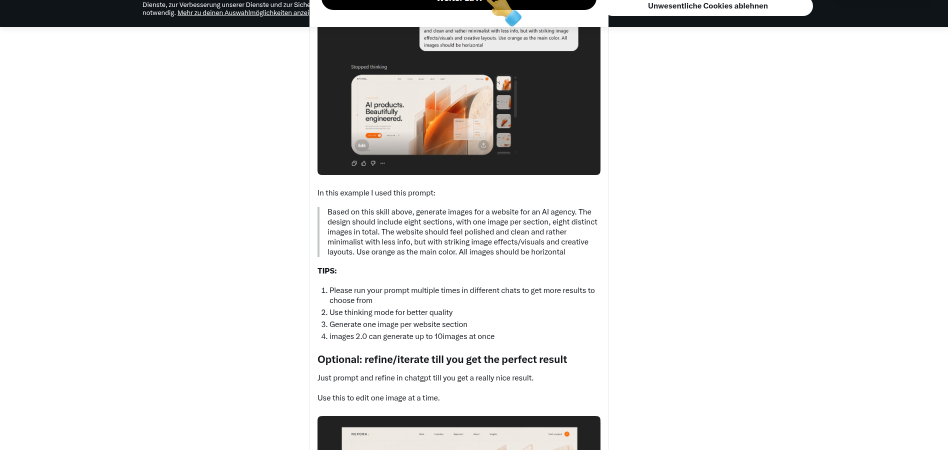
#> input picture skills/eigene/web/assets/creator-evidence/leon-image-to-code/bild02-imagegen-prompt-und-ergebnis.png, 1896 x 900 px (shown at 1/2 size)
$ python extract_palette.py ../../eigene/web/assets/creator-evidence/leon-image-to-code/bild02-imagegen-prompt-und-ergebnis.png
#> lines starting #> are read from the running program, lines starting #| are printed output that depends on the picture
#> in main, img is the input picture: PIL image 1896x900 RGB; mean R, G, B 225.5, 225, 224.6
#| # Palette: ../../eigene/web/assets/creator-evidence/leon-image-to-code/bild02-imagegen-prompt-und-ergebnis.png (1896x900px)
#!/usr/bin/env python3
"""
extract_palette.py — Extract the dominant color palette from any image
(screenshot, mockup, photo) and report each color as HEX, RGB and OKLCH.

Part of the ui-design-mastery skill (Mode A — AUTOPSY).
Standard library + Pillow only.

Usage:
    python3 extract_palette.py <image> [--top 8] [--regions] [--size 200]

Method:
    1. Downscale the image (median-cut quantization is resolution-independent
       enough at ~200px and 100x faster).
    2. Median-cut quantize to N colors via PIL, rank by pixel share.
    3. Convert sRGB -> OKLCH (Ottosson matrices) for design-token output.
    4. --regions additionally averages a 3x3 grid so you can map WHERE colors
       live (hero vs. section vs. footer), not just THAT they exist.
"""

import argparse
import sys

from PIL import Image


# ---------------------------------------------------------------------------
# Color conversion: sRGB -> OKLCH (Björn Ottosson's OKLab, polar form)
# ---------------------------------------------------------------------------

def _srgb_channel_to_linear(c: float) -> float:
    """Inverse sRGB companding for one channel in 0..1."""
    return c / 12.92 if c <= 0.04045 else ((c + 0.055) / 1.055) ** 2.4


def srgb_to_oklch(r: int, g: int, b: int) -> tuple[float, float, float]:
    """Convert 8-bit sRGB to OKLCH. Returns (L 0..1, C >=0, H degrees 0..360)."""
    import math

    rl = _srgb_channel_to_linear(r / 255.0)
    gl = _srgb_channel_to_linear(g / 255.0)
    bl = _srgb_channel_to_linear(b / 255.0)

    # linear sRGB -> LMS (cube-rooted), OKLab matrices
    l_ = 0.4122214708 * rl + 0.5363325363 * gl + 0.0514459929 * bl
    m_ = 0.2119034982 * rl + 0.6806995451 * gl + 0.1073969566 * bl
    s_ = 0.0883024619 * rl + 0.2817188376 * gl + 0.6299787005 * bl

    l_c = math.copysign(abs(l_) ** (1 / 3), l_)
    m_c = math.copysign(abs(m_) ** (1 / 3), m_)
    s_c = math.copysign(abs(s_) ** (1 / 3), s_)

    L = 0.2104542553 * l_c + 0.7936177850 * m_c - 0.0040720468 * s_c
    a = 1.9779984951 * l_c - 2.4285922050 * m_c + 0.4505937099 * s_c
    b2 = 0.0259040371 * l_c + 0.7827717662 * m_c - 0.8086757660 * s_c

    C = math.sqrt(a * a + b2 * b2)
    H = math.degrees(math.atan2(b2, a)) % 360.0
    return L, C, H


def fmt_oklch(r: int, g: int, b: int) -> str:
    L, C, H = srgb_to_oklch(r, g, b)
    return f"oklch({L * 100:.1f}% {C:.3f} {H:.1f})"


def fmt_hex(r: int, g: int, b: int) -> str:
    return f"#{r:02X}{g:02X}{b:02X}"


# ---------------------------------------------------------------------------
# Extraction
# ---------------------------------------------------------------------------

def dominant_colors(img: Image.Image, top: int, work_size: int) -> list[tuple[tuple[int, int, int], float]]:
    """Median-cut quantize; return [(rgb, share)] sorted by share desc."""
    small = img.copy()
    small.thumbnail((work_size, work_size), Image.LANCZOS)
    total_px = small.width * small.height
#> total_px = 19000

    # Quantize with headroom, then merge near-duplicate bins (quantization
    # artifacts), folding their pixel share into the surviving bin.
    q = small.quantize(colors=min(256, max(top * 4, 32)), method=Image.MEDIANCUT)
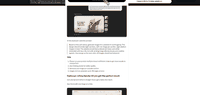
#> q: PIL image 200x95 P; mean R, G, B 225.3, 224.8, 224.4
    palette = q.getpalette()  # flat [r,g,b, r,g,b, ...]
#> palette = 96 items
    counts = sorted(q.getcolors(), reverse=True)  # [(count, palette_index)]
#> counts = 32 items

    results: list[list] = []  # [rgb, share] — share is mutable while merging
    for count, idx in counts:
        rgb = (palette[idx * 3], palette[idx * 3 + 1], palette[idx * 3 + 2])
        share = count / total_px
        match = next(
            (entry for entry in results
             if sum((a - b) ** 2 for a, b in zip(rgb, entry[0])) <= 18 ** 2),
            None,
        )
        if match is None:
            results.append([rgb, share])
        else:
            match[1] += share
        if len(results) >= top:
            break
    return [(entry[0], entry[1]) for entry in results]


def region_grid(img: Image.Image, cells: int = 3, work_size: int = 90) -> list[list[tuple[int, int, int]]]:
    """Average color per cell of an NxN grid (center-weighted: samples the
    middle 60% of each cell to dodge borders/shadows at cell edges)."""
    small = img.copy()
    small.thumbnail((work_size * cells, work_size * cells), Image.LANCZOS)
    px = small.load()
    w, h = small.size
    grid = []
    for row in range(cells):
        line = []
        for col in range(cells):
            x0, x1 = int(w * (col + 0.2) / cells), int(w * (col + 0.8) / cells)
            y0, y1 = int(h * (row + 0.2) / cells), int(h * (row + 0.8) / cells)
            n = max(1, (x1 - x0) * (y1 - y0))
            rs = gs = bs = 0
            for y in range(y0, max(y1, y0 + 1)):
                for x in range(x0, max(x1, x0 + 1)):
                    r, g, b = px[min(x, w - 1), min(y, h - 1)][:3]
                    rs, gs, bs = rs + r, gs + g, bs + b
            line.append((rs // n, gs // n, bs // n))
        grid.append(line)
    return grid


def guess_role(rgb: tuple[int, int, int], share: float) -> str:
    """Heuristic role label — a starting hypothesis, verify visually."""
    L, C, _ = srgb_to_oklch(*rgb)
    if share >= 0.35:
        return "dominant field (likely background)"
    if C < 0.015:
        if L > 0.85:
            return "near-white (surface/text-on-dark)"
        if L < 0.18:
            return "near-black (text/base)"
        return "neutral gray"
    if C >= 0.10 and share < 0.20:
        return "candidate ACCENT (saturated, low share — check if it's the CTA color)"
    return "supporting tone"


# ---------------------------------------------------------------------------
# CLI
# ---------------------------------------------------------------------------

def main() -> int:
    p = argparse.ArgumentParser(
        description="Extract dominant colors from an image as HEX / RGB / OKLCH.",
        epilog="Example: python3 extract_palette.py hero.png --top 8 --regions",
    )
    p.add_argument("image", help="Path to the image (PNG/JPEG/WebP — anything PIL reads)")
    p.add_argument("--top", type=int, default=8, metavar="N",
                   help="Number of dominant colors to report (default: 8)")
    p.add_argument("--regions", action="store_true",
                   help="Also print a 3x3 grid of region averages (maps WHERE colors live)")
    p.add_argument("--size", type=int, default=200, metavar="PX",
                   help="Working downscale size for quantization (default: 200)")
    args = p.parse_args()

    try:
        img = Image.open(args.image).convert("RGB")
    except (OSError, FileNotFoundError) as e:
        print(f"error: cannot open '{args.image}': {e}", file=sys.stderr)
        return 1

    print(f"# Palette: {args.image} ({img.width}x{img.height}px)")
    print(f"# Median-cut quantization @ {args.size}px working size. Values are sampled,")
    print(f"# not design tokens — treat as reconstruction targets (±10%).\n")
    print(f"{'#':>2}  {'HEX':8} {'RGB':16} {'OKLCH':28} {'share':>6}  role hypothesis")
    print("-" * 100)
    for i, (rgb, share) in enumerate(dominant_colors(img, args.top, args.size), 1):
        print(f"{i:>2}  {fmt_hex(*rgb):8} "
              f"{f'rgb{rgb}':16} {fmt_oklch(*rgb):28} {share * 100:>5.1f}%  {guess_role(rgb, share)}")
#> this loop made 8 passes
#> (rgb, share) on passes 3 to 8: ((108, 93, 84), 0.0176), ((199, 201, 202), 0.0164), ((196, 179, 165), 0.015), ((20, 22, 25), 0.0144), ((238, 234, 229), 0.0132), ((0, 0, 2), 0.0119)
#> (rgb, share) on passes 1 to 2: ((255, 255, 255), 0.745), ((33, 33, 33), 0.0258)
#|  1  #FFFFFF  rgb(255, 255, 255) oklch(100.0% 0.000 89.9)      74.5%  dominant field (likely background)
#|  2  #212121  rgb(33, 33, 33)  oklch(24.8% 0.000 89.9)        2.6%  neutral gray
#|  3  #6C5D54  rgb(108, 93, 84) oklch(49.0% 0.024 52.9)        1.8%  supporting tone
#|  4  #C7C9CA  rgb(199, 201, 202) oklch(83.5% 0.003 228.8)       1.6%  neutral gray
#|  5  #C4B3A5  rgb(196, 179, 165) oklch(77.7% 0.028 61.9)        1.5%  supporting tone
#|  6  #141619  rgb(20, 22, 25)  oklch(19.9% 0.007 258.4)       1.4%  neutral gray
#|  7  #EEEAE5  rgb(238, 234, 229) oklch(93.9% 0.008 73.7)        1.3%  near-white (surface/text-on-dark)
#|  8  #000002  rgb(0, 0, 2)     oklch(3.8% 0.027 264.1)        1.2%  supporting tone

    if args.regions:
        print(f"\n# 3x3 region map (center-weighted cell averages; row 1 = top of image)")
        for r, line in enumerate(region_grid(img), 1):
            cells = "  ".join(f"{fmt_hex(*c)} {fmt_oklch(*c)}" for c in line)
            print(f"  row {r}: {cells}")

    return 0


if __name__ == "__main__":
    sys.exit(main())
#> (the program exits here)

$ run again, on skills/eigene/web/assets/creator-evidence/leon-image-to-code/bild05-extraktions-prompt-7-bilder.png
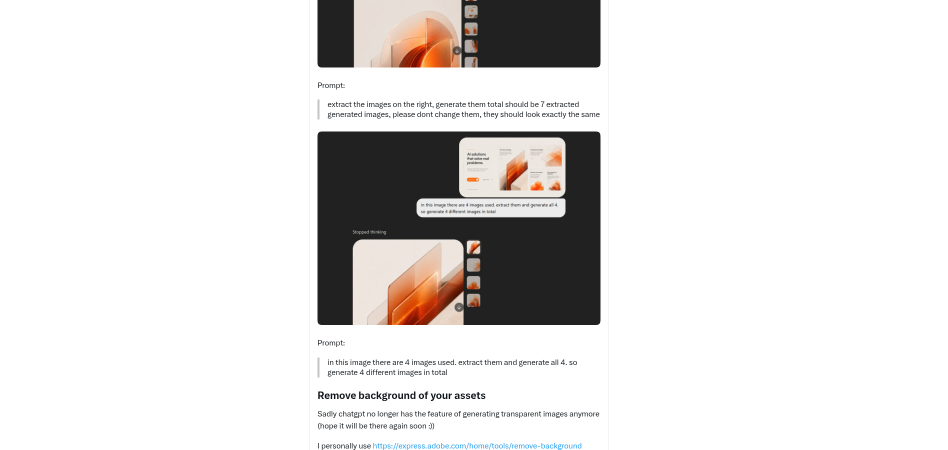
#> input picture skills/eigene/web/assets/creator-evidence/leon-image-to-code/bild05-extraktions-prompt-7-bilder.png, 1896 x 900 px (shown at 1/2 size)
#> in main, img is the input picture: PIL image 1896x900 RGB; mean R, G, B 227, 225.1, 224.1
#| # Palette: ../../eigene/web/assets/creator-evidence/leon-image-to-code/bild05-extraktions-prompt-7-bilder.png (1896x900px)
#> total_px = 19000
#> in dominant_colors, `q = small.quantize(colors=min(256, max(top * 4, 32)), method=Image.MED..`:
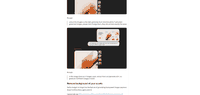
#> q: PIL image 200x95 P; mean R, G, B 226.8, 225, 224.1
#> palette = 96 items
#> counts = 32 items
#> the loop in main, `for i, (rgb, share) in enumerate(dominant_colors(img, args.top, args.s..` made 8 passes
#> (rgb, share) on passes 1, 2, 3, 5, 6: ((255, 255, 255), 0.772), ((33, 33, 33), 0.0798), ((196, 196, 196), 0.0132), ((235, 235, 235), 0.0103), ((21, 21, 21), 0.00816)
#> (printed output is left out)
